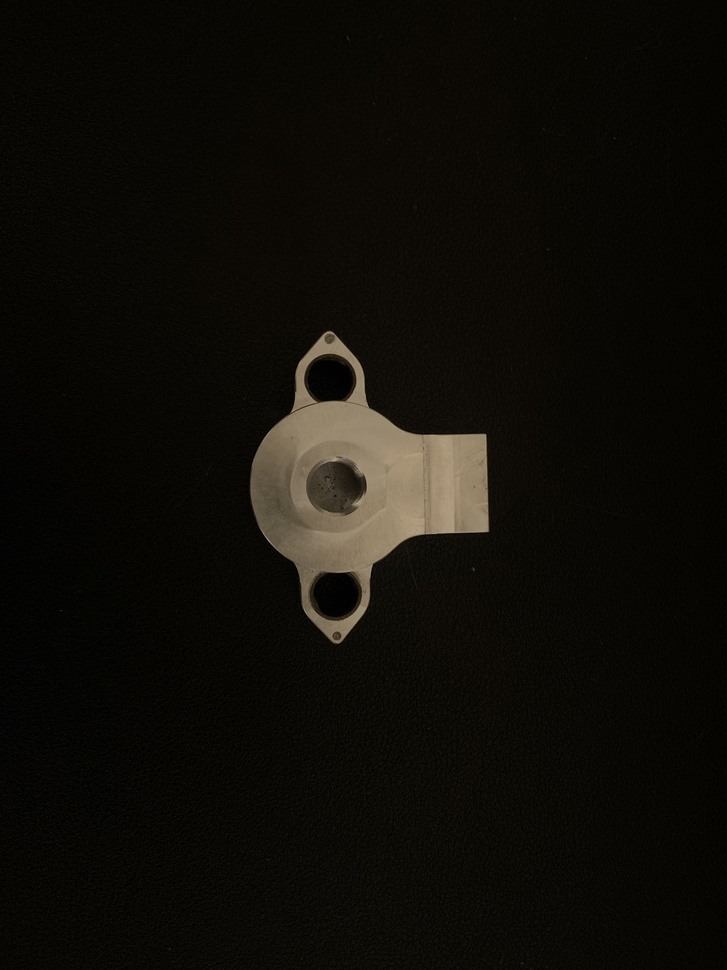
#> input picture ImageProcessingProject/parts/IMG_4551.jpg, 727 x 970 px, shrunk from 3024 x 4032 before the run, found by its file name
$ python project.py
#> lines starting #> are read from the running program, lines starting #| are printed output that depends on the picture; after the words box and inside, x2 and y2 are one past the last pixel; in counts of white or black regions, pixels touching at a corner belong together
import cv2 as cv
import numpy as np
import matplotlib.pyplot as plt

#imagePath = '/Users/rowanmeaney/Documents/Capstone/code/ImageProcessingProject/parts/shapes.jpg'
#imagePath = '/Users/rowanmeaney/Documents/Capstone/code/ImageProcessingProject/parts/20200720_171520.jpg'
imagePath = '/Users/rowanmeaney/Documents/Capstone/code/ImageProcessingProject/parts/IMG_4551.jpg'

original = cv.imread(imagePath)
#> original is the input picture: shape (970, 727, 3); mean B, G, R 8, 13.2, 15.1
gray = cv.cvtColor(original, cv.COLOR_BGR2GRAY)
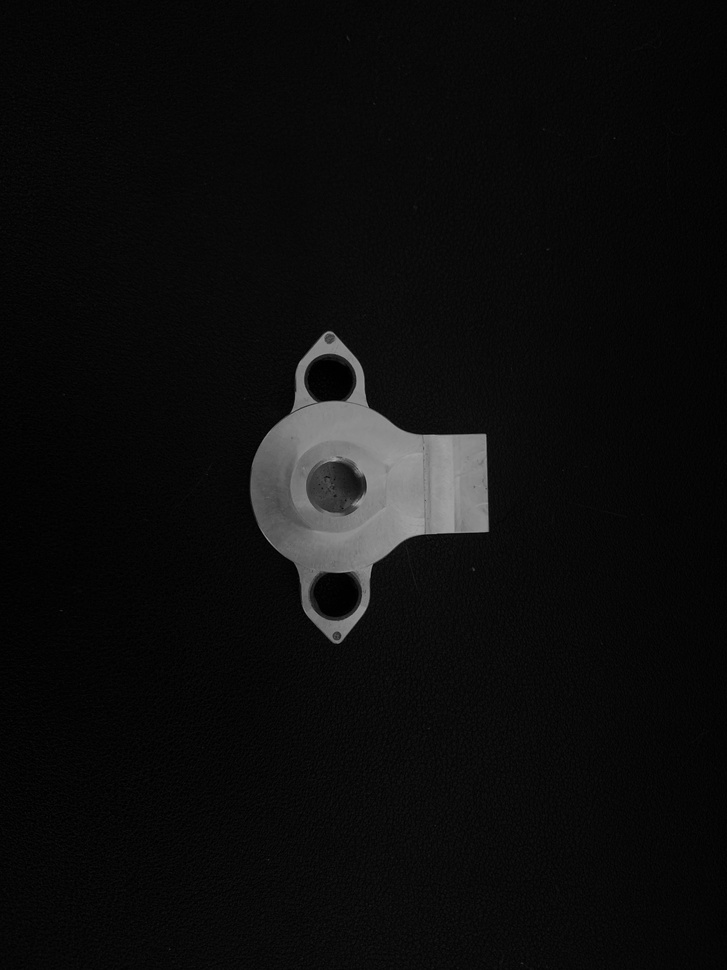
#> gray: shape (970, 727); min 0, max 168, mean 13.3
grayBlur = cv.GaussianBlur(gray, (5,5), sigmaX = 0, sigmaY = 0)
cv.imshow('OriginalImage', original)
#cv.imshow('Gray Image', gray)

otsuVal, thresh = cv.threshold(grayBlur, 0, 255, cv.THRESH_BINARY+cv.THRESH_OTSU)
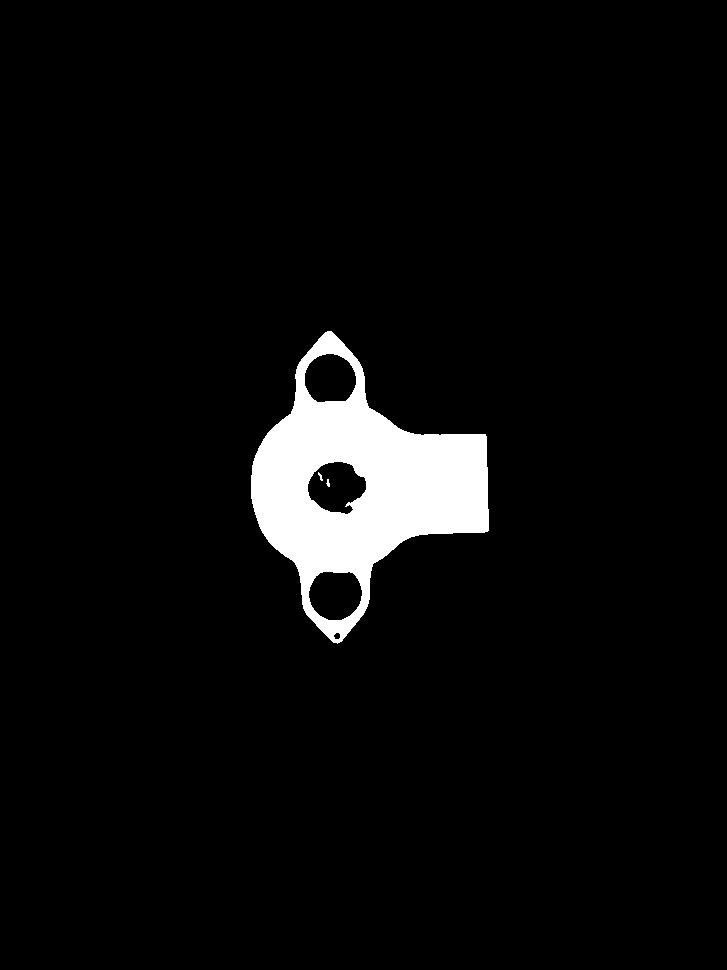
#> thresh: shape (970, 727); 4.5% white; 3 white regions, box (x1, y1, x2, y2) and area: (251, 331, 489, 644) 32032, (318, 472, 323, 481) 20, (326, 479, 330, 487) 20
#> otsuVal = 65
print(otsuVal)
#| 65.0

high = otsuVal
#> high = 65
low = 50

edges = cv.Canny(grayBlur, low, high)
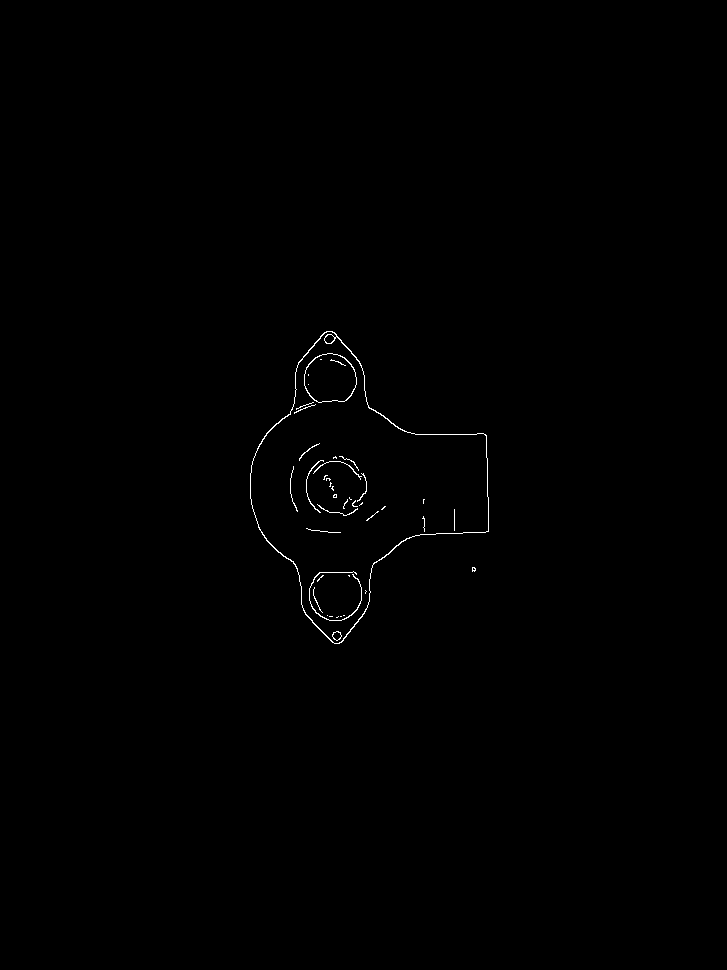
#> edges: shape (970, 727); 0.31% white in thin lines or dots, all inside (x1, y1, x2, y2) = (250, 331, 489, 644)
cv.imshow('Edge Image', edges)

lines = cv.HoughLinesP(edges, 1, np.pi/180, 20)
#> lines = 144 rows, first 6: [488, 501, 488, 529], [305, 614, 331, 641], [422, 534, 435, 534], [415, 434, 476, 434], [383, 416, 404, 431], [266, 540, 278, 551]

for line in lines:
    x0, y0, x1, y1 = line[0]
    cv.line(original, (x0,y0), (x1,y1), (0,250,0), 5)
#> this loop made 144 passes
#> (x0, y0, x1, y1) on passes 1 to 12: (488, 501, 488, 529), (305, 614, 331, 641), (422, 534, 435, 534), (415, 434, 476, 434), (383, 416, 404, 431), (266, 540, 278, 551), (318, 606, 318, 606), (408, 538, 409, 537), (319, 572, 352, 572), (487, 458, 487, 496), (276, 550, 293, 562), (301, 604, 301, 593)
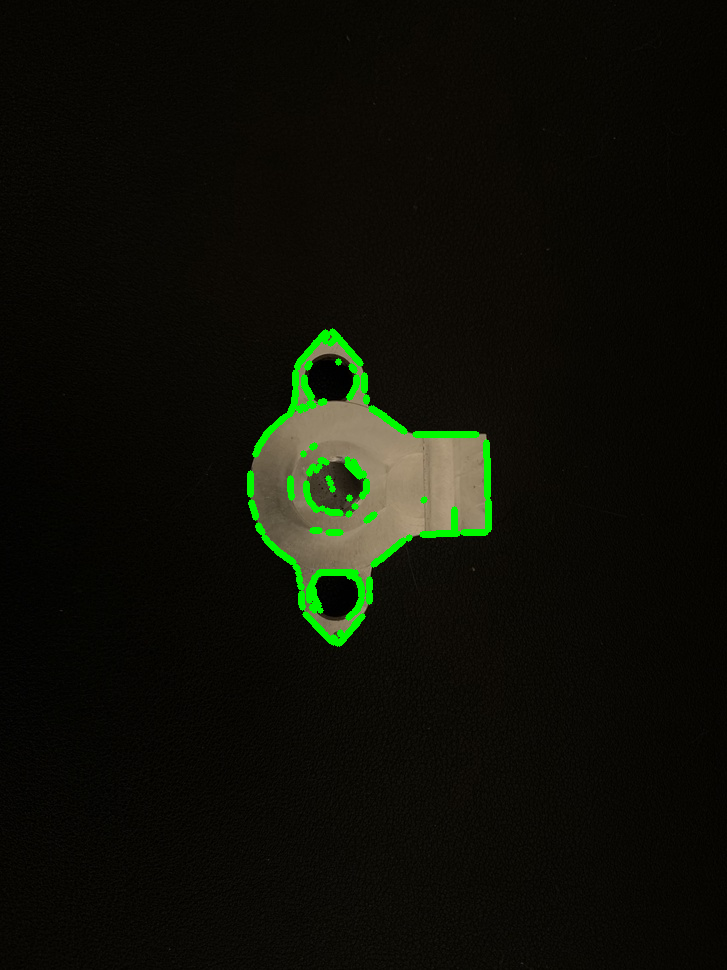
#> original: shape (970, 727, 3); 1.32% of pixels changed, all inside (x1, y1, x2, y2) = (247, 328, 492, 647)

cv.imshow('grayblur with line', grayBlur)
cv.imshow('gray with line', gray)
cv.imshow('Original with Lines', original)
#circles = cv.HoughCircles
print('press any key to terminate open windows')
cv.waitKey(0)
print("termination successful")
cv.destroyAllWindows()


# [7 lines of commented-out code are left out]
